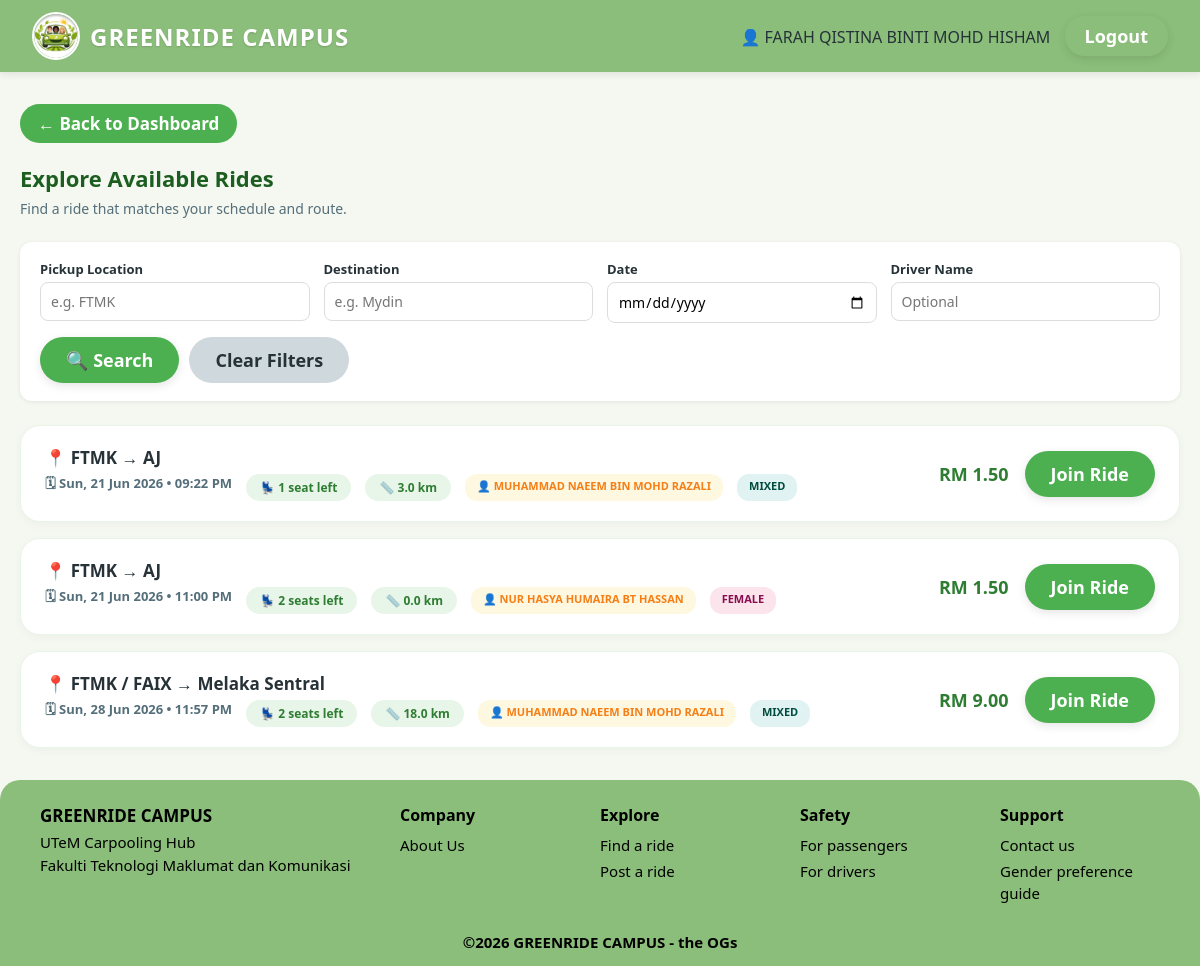
Screenshot of /trip/explore_trips.php (signed in) with the database file from the repository.
### tables this page shows
CREATE TABLE `trip` (
  `trip_ID` int(5) NOT NULL,
  `origin` varchar(100) NOT NULL,
  `destination` varchar(100) NOT NULL,
  `distance_km` decimal(6,2) NOT NULL,
  `departure` datetime NOT NULL,
  `seats_available` int(2) NOT NULL,
  `price` decimal(10,2) NOT NULL,
  `status` varchar(20) NOT NULL,
  `gender_preference` varchar(20) DEFAULT NULL,
  `vehicle_ID` int(5) NOT NULL,
  `user_ID` int(5) NOT NULL
);

CREATE TABLE `user` (
  `user_ID` int(5) NOT NULL,
  `name` varchar(100) NOT NULL,
  `email` varchar(100) NOT NULL,
  `password` varchar(255) NOT NULL,
  `phone_number` varchar(20) NOT NULL,
  `role` varchar(20) NOT NULL,
  `matric_number` varchar(10) NOT NULL,
  `gender` varchar(10) NOT NULL
);

### trip/explore_trips.php (the view, shortened to what this page needs)
<?php
require_once '../config/database.php';
$f_pickup = trim($_GET['pickup'] ?? '');
$f_dest   = trim($_GET['destination'] ?? '');
$f_date   = trim($_GET['date'] ?? '');
$f_driver = trim($_GET['driver'] ?? '');
$sql = "
    SELECT t.*, u.name AS driver_name, u.gender AS driver_gender
    FROM trip t
    JOIN user u ON t.user_ID = u.user_ID
    WHERE t.status = 'Active' AND t.seats_available > 0
";
$sql .= " ORDER BY t.departure ASC";
$res = $conn->query($sql);
?>
<!DOCTYPE html>
<html lang="en">
<head>
    <link rel="stylesheet" href="../assets/css/style.css">
    <link rel="stylesheet" href="../assets/css/trip.css">
</head>
<body>
<?php include '../includes/header.php'; ?>
<div class="container">
    <a href="../dashboard/dashboard.php" class="btn-back">← Back to Dashboard</a>
    <h2 class="page-heading"> Explore Available Rides</h2>
    <p class="page-subtext">Find a ride that matches your schedule and route.</p>
    <form method="GET" action="explore_trips.php" class="search-filter-form">
        <div class="search-filter-row">
            <div class="form-group" style="margin-bottom:0;">
                <label>Pickup Location</label>
                <input type="text" name="pickup" placeholder="e.g. FTMK" value="<?php echo htmlspecialchars($f_pickup); ?>">
            </div>
            <div class="form-group" style="margin-bottom:0;">
                <label>Destination</label>
                <input type="text" name="destination" placeholder="e.g. Mydin" value="<?php echo htmlspecialchars($f_dest); ?>">
            </div>
            <div class="form-group" style="margin-bottom:0;">
                <label>Date</label>
                <input type="date" name="date" value="<?php echo htmlspecialchars($f_date); ?>">
            </div>
            <div class="form-group" style="margin-bottom:0;">
                <label>Driver Name</label>
                <input type="text" name="driver" placeholder="Optional" value="<?php echo htmlspecialchars($f_driver); ?>">
            </div>
        </div>
        <div class="search-filter-actions">
            <button type="submit" class="btn btn-primary">🔍 Search</button>
            <a href="explore_trips.php" class="btn btn-secondary">Clear Filters</a>
        </div>
    </form>
    <div class="trip-grid">
        <?php if ($res && $res->num_rows > 0):
            while ($row = $res->fetch_assoc()):
                $trip_id   = $row['trip_ID'];
                $origin    = htmlspecialchars($row['origin']);
                $dest      = htmlspecialchars($row['destination']);
                $driver    = htmlspecialchars($row['driver_name']);
                $departure = date('D, d M Y  •  h:i A', strtotime($row['departure']));
                $seats     = $row['seats_available'];
                $on_campus_list = [
                    'FTMK / FAIX','FTKE','FTKEK','FTKIP','FTKM','PBB','Perpustakaan','Canselori',
                    'Dewan Canselor','PKU','Pusat Sukan / Stadium','Masjid / Tasik 1 & 2',
                    'Pusat Persatuan Pelajar','KK Satria','KK Lestari','KK Al-Jazari',
                    'Cafe 1','Cafe 2','Cafe Satria','Cafe Lestari','FTKMP','FTKIP (Teknologi)','FPTT'
                ];
                $origin_on = in_array($row['origin'], $on_campus_list);
                $dest_on   = in_array($row['destination'], $on_campus_list);
                $price     = number_format(($origin_on && $dest_on) ? 0.50 : $row['price'], 2);
                $distance  = number_format($row['distance_km'], 1);
                $pref      = htmlspecialchars($row['gender_preference'] ?? 'Mixed');
                $badge_class = 'badge-mixed';
                if ($pref === 'Female') $badge_class = 'badge-female';
                elseif ($pref === 'Male') $badge_class = 'badge-male';
        ?>
        <div class="trip-card">
            <div class="trip-info-block">
                <div class="trip-locations">📍 <?php echo $origin; ?> → <?php echo $dest; ?></div>
                <div class="trip-meta-row">
                    <span>🗓 <?php echo $departure; ?></span>
                    <span class="badge-seats <?php echo $seats == 0 ? 'seats-full' : ''; ?>">💺 <?php echo $seats; ?> seat<?php echo $seats != 1 ? 's' : ''; ?> left</span>
                    <span class="badge-seats">📏 <?php echo $distance; ?> km</span>
                    <span class="badge-driver-name">👤 <?php echo $driver; ?></span>
                    <span class="trip-pref-badge <?php echo $badge_class; ?>"><?php echo $pref; ?></span>
                </div>
            </div>
            <div class="trip-price-section">
                <div class="trip-cost">RM <?php echo $price; ?></div>
                <a href="join_trips.php?id=<?php echo $trip_id; ?>" class="btn btn-primary">Join Ride</a>
            </div>
        </div>
<?php endwhile; endif; ?>
    </div>
</div>
<?php include '../includes/footer.php'; ?>
</body>
</html>

### assets/css/style.css (style rules this page uses)
:root { --primary-green: #2E7D32; --light-green: #E8F5E9; --accent-green: #4CAF50; --bright-green: #76c442; --dark-green: #1B5E20; --bg-cream: #F1F8E9; --bg-page: #f5f8f0; --danger-red: #D32F2F; --danger-light: #FFEBEE; --text-dark: #263238; --text-muted: #546E7A; --border-radius: 16px; --card-shadow: 0 8px 24px rgba(46, 125, 50, 0.08); --navbar-green: #8bbe7a; }
* { box-sizing: border-box; margin: 0; padding: 0; font-family: 'Segoe UI', Roboto, Helvetica, Arial, sans-serif; }
body { background-color: var(--bg-page); color: var(--text-dark); min-height: 100vh; display: flex; flex-direction: column; }
.btn { padding: 11px 26px; border: none; border-radius: 25px; cursor: pointer; font-weight: 700; font-size: 18px; text-decoration: none; display: inline-flex; align-items: center; justify-content: center; gap: 8px; transition: all 0.2s ease; box-shadow: 0 3px 10px rgba(0,0,0,0.1); }
.btn-primary { background-color: var(--accent-green); color: white; }
.btn-secondary { background-color: #CFD8DC; color: var(--text-dark); box-shadow: none; }
.btn-back { background-color: var(--accent-green); color: white; padding: 8px 18px; border-radius: 25px; font-weight: 700; font-size: 17px; text-decoration: none; display: inline-flex; align-items: center; gap: 6px; margin-bottom: 20px; }
.container { padding: 32px 20px; max-width: 1200px; margin: 0 auto; flex: 1; width: 100%; }

### assets/css/trip.css (style rules this page uses)
.trip-grid { display: grid; grid-template-columns: 1fr; gap: 16px; }
.trip-card { background: #FFFFFF; border: 1.5px solid #E8F5E9; border-radius: 20px; padding: 20px 24px; display: flex; justify-content: space-between; align-items: center; box-shadow: 0 3px 10px rgba(0,0,0,0.03); transition: transform 0.2s, border-color 0.2s; }
.trip-info-block { display: flex; flex-direction: column; gap: 5px; flex: 1; }
.trip-locations { font-size: 17px; font-weight: 700; color: var(--text-dark); }
.trip-meta-row { display: flex; gap: 14px; font-size: 13px; color: var(--text-muted); font-weight: 600; flex-wrap: wrap; }
.trip-price-section { display: flex; align-items: center; gap: 16px; flex-shrink: 0; }
.trip-cost { font-size: 18px; font-weight: 800; color: var(--primary-green); }
.trip-pref-badge { padding: 4px 12px; border-radius: 12px; font-size: 11px; font-weight: 700; text-transform: uppercase; display: inline-block; }
.badge-mixed { background-color: #E0F2F1; color: #004D40; }
.badge-female { background-color: #FCE4EC; color: #880E4F; }
.badge-driver-name { background-color: #FFF8E1; color: #F57F17; padding: 4px 12px; border-radius: 12px; font-size: 11px; font-weight: 700; display: inline-block; }
.badge-seats { background-color: var(--light-green); color: var(--primary-green); padding: 5px 14px; border-radius: 20px; font-size: 12px; font-weight: 700; display: inline-block; }
.page-heading { font-size: 22px; font-weight: 800; color: var(--dark-green); margin-bottom: 6px; }
.page-subtext { color: var(--text-muted); font-size: 14px; margin-bottom: 24px; }
.search-filter-form { background: #fff; border-radius: 12px; padding: 18px 20px; margin-bottom: 24px; box-shadow: 0 1px 4px rgba(0,0,0,0.08); }
.search-filter-row { display: grid; grid-template-columns: repeat(4, 1fr); gap: 14px; margin-bottom: 14px; }
.search-filter-row label { font-size: 13px; font-weight: 600; margin-bottom: 4px; display: block; }
.search-filter-row input { width: 100%; padding: 9px 10px; border: 1px solid #ddd; border-radius: 8px; font-size: 14px; }
.search-filter-actions { display: flex; gap: 10px; }

### rows the page displays
trip: origin "FTMK", destination "AJ", departure "Sun, 21 Jun 2026 • 09:22 PM", seats_available "1", distance_km "3.0", user_ID.name "MUHAMMAD NAEEM BIN MOHD RAZALI", gender_preference "MIXED", price "1.50"
trip: origin "FTMK", destination "AJ", departure "Sun, 21 Jun 2026 • 11:00 PM", seats_available "2", distance_km "0.0", user_ID.name "NUR HASYA HUMAIRA BT HASSAN", gender_preference "FEMALE", price "1.50"
trip: origin "FTMK / FAIX", destination "Melaka Sentral", departure "Sun, 28 Jun 2026 • 11:57 PM", seats_available "2", distance_km "18.0", user_ID.name "MUHAMMAD NAEEM BIN MOHD RAZALI", gender_preference "MIXED", price "9.00"

### other values shown
$_SESSION['user_name'] "FARAH QISTINA BINTI MOHD HISHAM"
